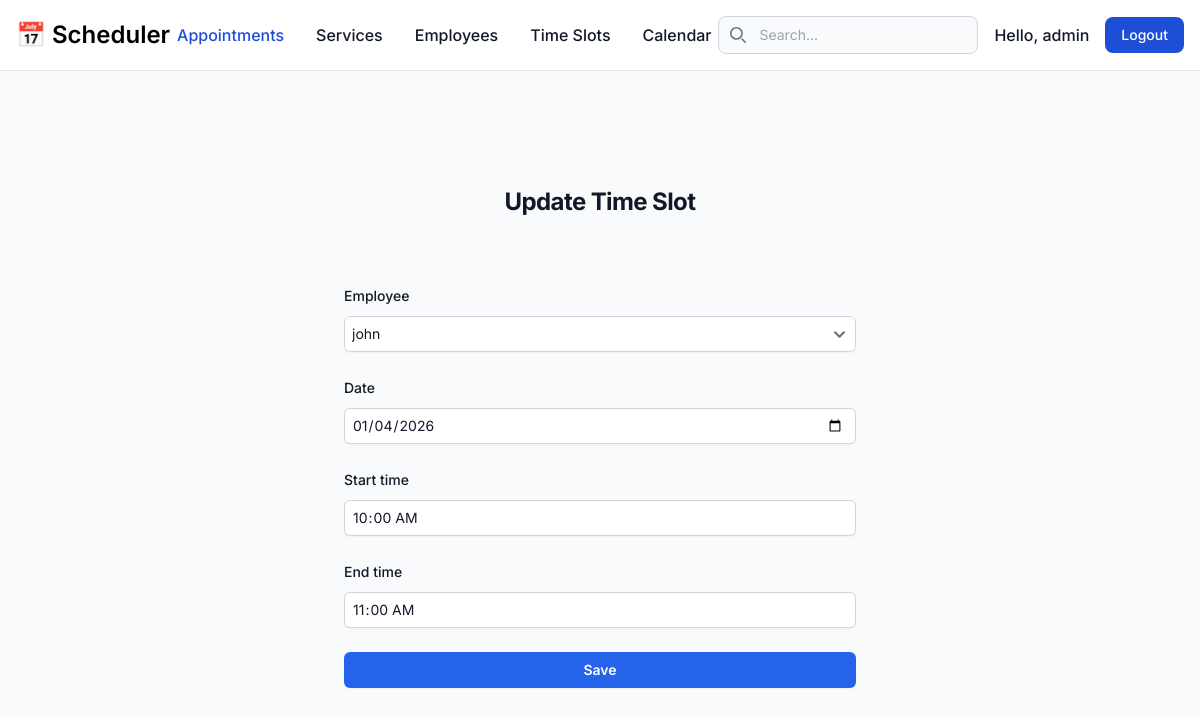
Screenshot of /appointments/timeslots/1/update/ (signed in) with the database file from the repository.
### users/models.py (models this page shows, shortened)
class CustomUser(AbstractUser):
    user_id = models.IntegerField(null=True, blank=True)
    phone_number = models.CharField(max_length=20, blank=True, null=True)
    registration_date = models.DateTimeField(auto_now_add=True)
    is_employee = models.BooleanField(default=False)

### booking/models.py (models this page shows, shortened)
class TimeSlot(models.Model):
    employee = models.ForeignKey(Employee, on_delete=models.CASCADE, related_name='timeslots')
    date = models.DateField()
    start_time = models.TimeField()
    end_time = models.TimeField()
    is_available = models.BooleanField(default=True)
    is_booked = models.BooleanField(default=False)
    class Meta:
        unique_together = ('employee', 'date', 'start_time', 'end_time')

### booking/views.py (the view)
# urls.py: path('timeslots/<int:pk>/update/', TimeSlotUpdateView.as_view(), name='timeslot-update'),
class TimeSlotUpdateView(PermissionRequiredMixin, UpdateView):
    model = TimeSlot
    form_class = TimeSlotForm
    success_url = reverse_lazy('timeslot-list')
    permission_required = 'booking.change_timeslot'
    context_object_name = 'timeslot'

### booking/forms.py
class TimeSlotForm(TailwindFormMixin, forms.ModelForm):
    class Meta:
        model = TimeSlot
        fields = ['employee', 'date', 'start_time', 'end_time']
        widgets = {
            'date': forms.DateInput(attrs={'type': 'date'}),
            'start_time': forms.TimeInput(attrs={'type': 'time'}),
            'end_time': forms.TimeInput(attrs={'type': 'time'}),
        }

### booking/models.py (called while the page is built)
    def __str__(self):
        return self.name

### booking/templates/booking/timeslot_form.html (shortened to what this page needs)
{% extends 'base.html' %}
{% block content %}
<div class="flex min-h-full flex-col justify-center px-6 py-12 lg:px-8">
    <div class="sm:mx-auto sm:w-full sm:max-w-sm">
        <h2 class="mt-10 text-center text-2xl font-bold leading-9 tracking-tight text-gray-900 dark:text-white">
            {% if form.instance.pk %}Update{% else %}Create{% endif %} Time Slot
        </h2>
    </div>
    <div class="mt-10 sm:mx-auto sm:w-full sm:max-w-lg">
        <form class="space-y-6" method="POST">
            {% for field in form %}
            <div>
                <label for="{{ field.id_for_label }}"
                    class="block text-sm font-medium leading-6 text-gray-900 dark:text-white">{{ field.label }}</label>
                <div class="mt-2">
                    {{ field }}
                </div>
            </div>
            {% endfor %}
            <div>
                <button type="submit"
                    class="flex w-full justify-center rounded-md bg-blue-600 px-3 py-1.5 text-sm font-semibold leading-6 text-white shadow-sm hover:bg-blue-500 focus-visible:outline focus-visible:outline-2 focus-visible:outline-offset-2 focus-visible:outline-blue-600">Save</button>
            </div>
        </form>
    </div>
</div>
{% endblock %}

### templates/base.html (shortened to what this page needs)
<!DOCTYPE html>
<html lang="en">
<head>
  <script src="https://cdn.tailwindcss.com"></script>
  <link href="https://cdnjs.cloudflare.com/ajax/libs/flowbite/2.2.0/flowbite.min.css" rel="stylesheet" />
</head>
<body class="bg-gray-50 dark:bg-gray-900">
  <nav
    class="bg-white border-b border-gray-200 dark:bg-gray-800 dark:border-gray-700 fixed w-full z-30 top-0 start-0 border-b border-gray-200 dark:border-gray-600">
    <div class="max-w-screen-xl flex flex-wrap items-center justify-between mx-auto p-4">
      <a href="/" class="flex items-center space-x-3 rtl:space-x-reverse">
        <span class="self-center text-2xl font-semibold whitespace-nowrap dark:text-white">📅 Scheduler</span>
      </a>
      <div class="flex md:order-2 space-x-3 md:space-x-0 rtl:space-x-reverse items-center">
        <form method="GET" action="" class="hidden md:block mr-4">
          <div class="relative">
            <div class="absolute inset-y-0 start-0 flex items-center ps-3 pointer-events-none">
            </div>
            <input type="search" id="default-search" name="q" value="{{ request.GET.q|default:'' }}"
              class="block w-full p-2 ps-10 text-sm text-gray-900 border border-gray-300 rounded-lg bg-gray-50 focus:ring-blue-500 focus:border-blue-500 dark:bg-gray-700 dark:border-gray-600 dark:placeholder-gray-400 dark:text-white dark:focus:ring-blue-500 dark:focus:border-blue-500"
              placeholder="Search..." required>
          </div>
        </form>
        {% if user.is_authenticated %}
        <div class="flex items-center gap-4">
          <span class="text-gray-900 dark:text-white font-medium">Hello, {{ user.username }}</span>
          <form action="{% url 'logout' %}" method="post">
            <button type="submit"
              class="text-white bg-blue-700 hover:bg-blue-800 focus:ring-4 focus:outline-none focus:ring-blue-300 font-medium rounded-lg text-sm px-4 py-2 text-center dark:bg-blue-600 dark:hover:bg-blue-700 dark:focus:ring-blue-800">Logout</button>
          </form>
        </div>
        {% else %}
        <a href="{% url 'login' %}" type="button"
          class="text-white bg-blue-700 hover:bg-blue-800 focus:ring-4 focus:outline-none focus:ring-blue-300 font-medium rounded-lg text-sm px-4 py-2 text-center dark:bg-blue-600 dark:hover:bg-blue-700 dark:focus:ring-blue-800">Login</a>
        {% endif %}
      </div>
      <div class="items-center justify-between hidden w-full md:flex md:w-auto md:order-1" id="navbar-sticky">
        <ul
          class="flex flex-col p-4 md:p-0 mt-4 font-medium border border-gray-100 rounded-lg bg-gray-50 md:space-x-8 rtl:space-x-reverse md:flex-row md:mt-0 md:border-0 md:bg-white dark:bg-gray-800 md:dark:bg-gray-900 dark:border-gray-700">
          <li>
            <a href="{% url 'appointment-list' %}"
              class="block py-2 px-3 text-white bg-blue-700 rounded md:bg-transparent md:text-blue-700 md:p-0 md:dark:text-blue-500"
              aria-current="page">Appointments</a>
          </li>
          {% if user.is_staff %}
          <li>
            <a href="{% url 'service-list' %}"
              class="block py-2 px-3 text-gray-900 rounded hover:bg-gray-100 md:hover:bg-transparent md:hover:text-blue-700 md:p-0 md:dark:hover:text-blue-500 dark:text-white dark:hover:bg-gray-700 dark:hover:text-white md:dark:hover:bg-transparent dark:border-gray-700">Services</a>
          </li>
          <li>
            <a href="{% url 'employee-list' %}"
              class="block py-2 px-3 text-gray-900 rounded hover:bg-gray-100 md:hover:bg-transparent md:hover:text-blue-700 md:p-0 md:dark:hover:text-blue-500 dark:text-white dark:hover:bg-gray-700 dark:hover:text-white md:dark:hover:bg-transparent dark:border-gray-700">Employees</a>
          </li>
          <li>
            <a href="{% url 'timeslot-list' %}"
              class="block py-2 px-3 text-gray-900 rounded hover:bg-gray-100 md:hover:bg-transparent md:hover:text-blue-700 md:p-0 md:dark:hover:text-blue-500 dark:text-white dark:hover:bg-gray-700 dark:hover:text-white md:dark:hover:bg-transparent dark:border-gray-700">Time
              Slots</a>
          </li>
          {% endif %}
          <li>
            <a href="{% url 'calendar' %}"
              class="block py-2 px-3 text-gray-900 rounded hover:bg-gray-100 md:hover:bg-transparent md:hover:text-blue-700 md:p-0 md:dark:hover:text-blue-500 dark:text-white dark:hover:bg-gray-700 dark:hover:text-white md:dark:hover:bg-transparent dark:border-gray-700">Calendar</a>
          </li>
        </ul>
      </div>
    </div>
  </nav>
  <div class="container mx-auto mt-24 px-4">
    {% block content %}
    {% endblock %}
  </div>
</body>
</html>

### templates/base.html (style rules this page uses)
body { font-family: 'Inter', sans-serif; }

### rows the page displays
CustomUser: username "admin"
TimeSlot: form "john" "01/04/2026" "10:00:00" "11:00:00"

### other values shown
{{ field.label }} "Employee" "Date" "Start time" "End time"
